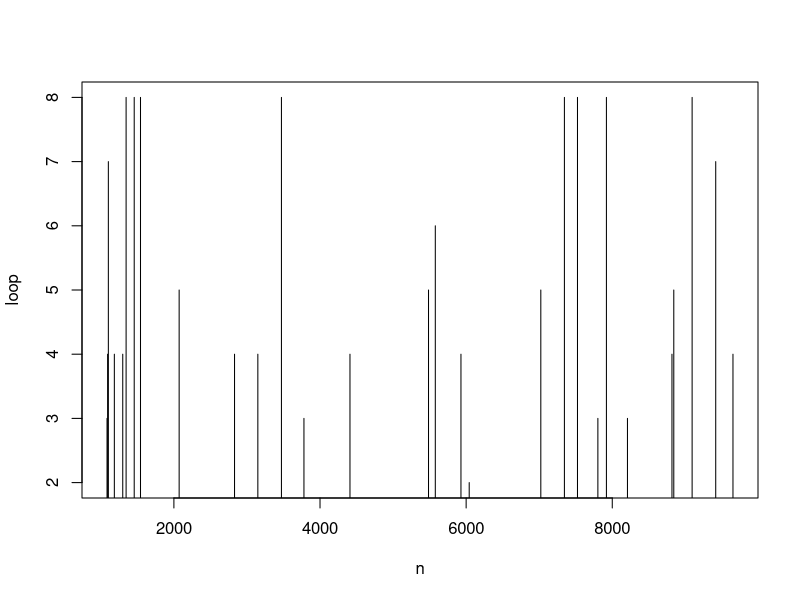
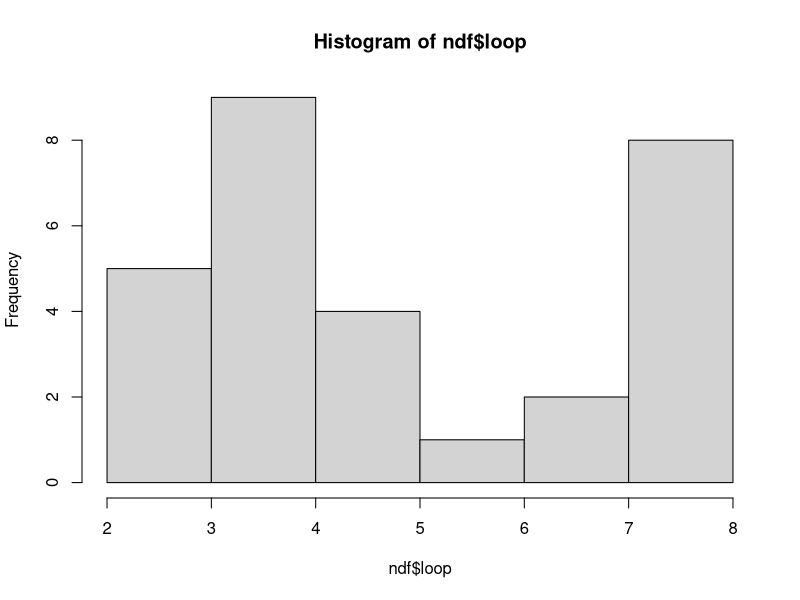

These charts were generated, in order, by the following R code:
# 16336.kapreka magic number

d<-1235
d0<-d
#######
dev<-function(d){
  d1<-as.character(d)
  
  
d2<-unlist(strsplit(d1,""))
d21<-d2
if(length(unique(d2))<3)
  return(NA)
#print(d2)
d2<-as.double(d2)
d3<-sort(d2,decreasing = T)
d3<-paste(d3,collapse="")
d3<-as.double(d3)
d5<-sort(d21,decreasing = F)
d5<-paste(d5,collapse="")
d5<-as.double(d5)
d4<-d3-d5
#print(d4)
return(d4)
}
d2<-dev(d)

# only showing a sample of 40 4-digit numbers

ndf<-data.frame(n=sample(1000:9999,40),loop=NA)
for (l in 1:length(ndf$n)){

  d<-ndf$n[l]
  d0<-l
  d1<-as.character(d)
  out<-F
  
  d2<-unlist(strsplit(d1,""))
  if(length(unique(d2))<3){
    cat("keine triples...\n")
    out<-T
    next
  }
for (k in 1:10){
  cat("loop:",k,", number:",d,"\n")
  dx<-d
  d<-dev(d)
  if(is.na(d))
    break
  if(dx==d&!is.na(d)){
    cat("--- looping finished at:",k,"---\n")
        ndf$loop[l]<-k

    break
  }
}
}
ndf<-ndf[!is.na(ndf$l),]
plot(ndf,type="h")
hist(ndf$loop)
